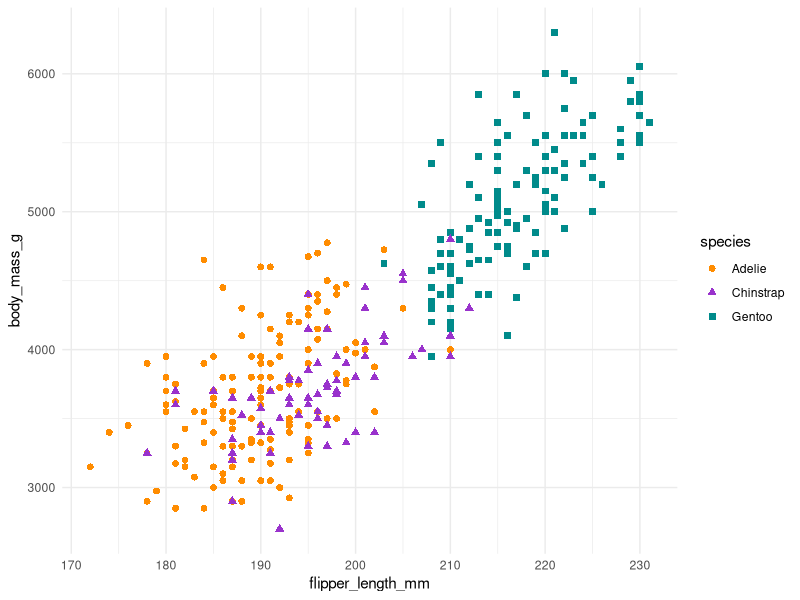
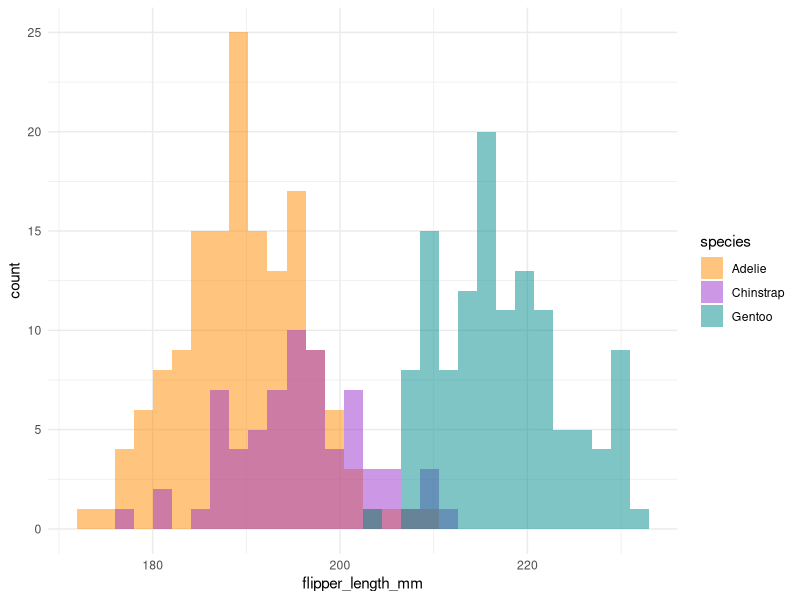
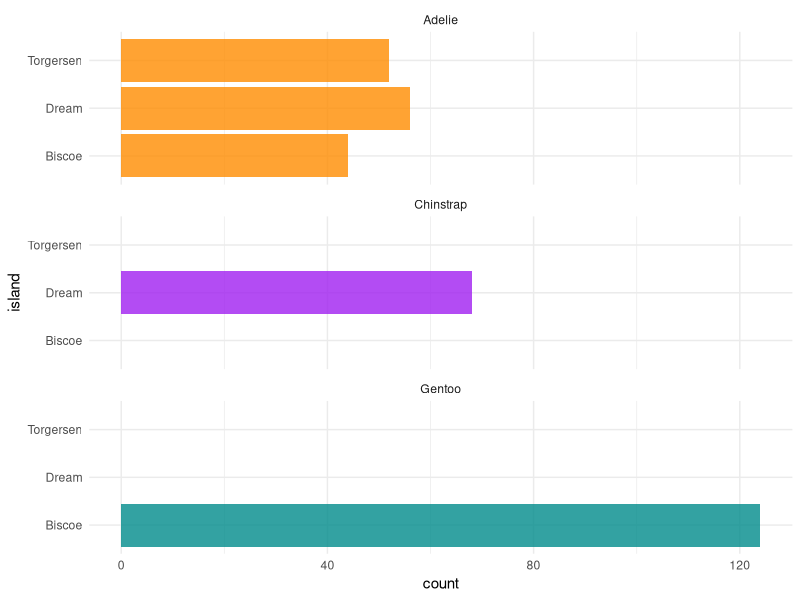

The R source for these figures, in order:
library(palmerpenguins)
library(dplyr)
library(ggplot2)
theme_set(theme_minimal())

ggplot(data = penguins, aes(x = flipper_length_mm, y = body_mass_g)) +
  geom_point(aes(color = species,
                 shape = species),
             size = 2) +
  scale_color_manual(values = c("darkorange","darkorchid","cyan4"))

ggplot(data = penguins, aes(x = flipper_length_mm)) +
  geom_histogram(aes(fill = species), alpha = 0.5, position = "identity") +
  scale_fill_manual(values = c("darkorange","darkorchid","cyan4"))

ggplot(penguins, aes(x = island, fill = species)) +
  geom_bar(alpha = 0.8) +
  scale_fill_manual(values = c("darkorange","purple","cyan4"),
                    guide = FALSE) +
  theme_minimal() +
  facet_wrap(~species, ncol = 1) +
  coord_flip()
